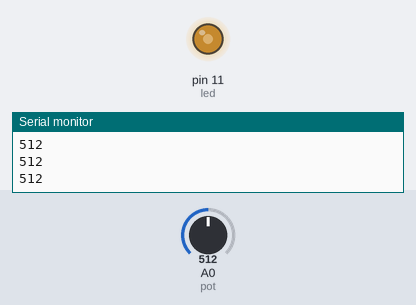
This sketch was run on a simulated Arduino Uno, built with avr-gcc and run on an emulated ATmega328P. On the bench: output pins drawn as LEDs (lit = HIGH), the last lines printed to the serial monitor. Inputs (shaded band) come from the test bench; at power-on: A0 (pot) = 512.

Above: at 1.2 s.
1.3 s: A0 (pot) set to 716
At 1.8 s:
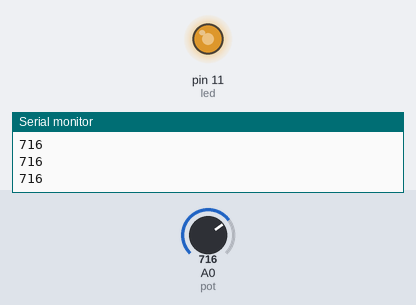
2.8 s: A0 (pot) set to 900
At 4.0 s:
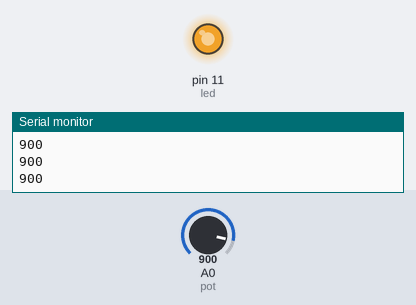
4.3 s: A0 (pot) set to 122
At 5.3 s:
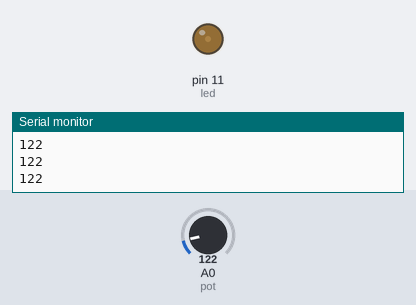
5.8 s: A0 (pot) set to 0
At 6.5 s:
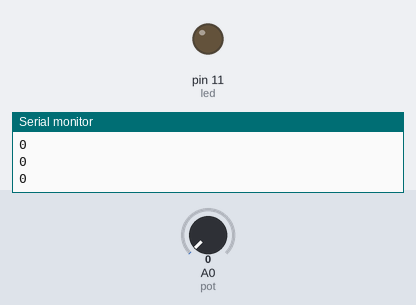
7.3 s: A0 (pot) set to 511
At 7.6 s:
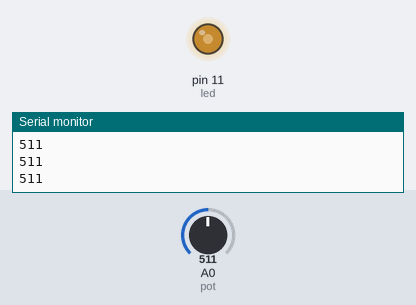
Timing chart, 0 to 9.8 s (numbered marks = the images above; inputs shaded):
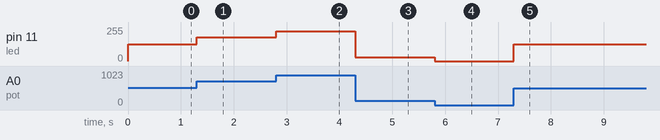

Measured:
- after the input at 1.3 s, pin 11 (led): 127/255 → 178/255 at once
- after the input at 2.8 s, pin 11 (led): 178/255 → 224/255 at once
- after the input at 4.3 s, pin 11 (led): 224/255 → 30/255 at once
- after the input at 5.8 s, pin 11 (led): 30/255 → 0/255 at once
- after the input at 7.3 s, pin 11 (led): 0/255 → 127/255 at once

The sketch:

Recuperer_valeur_potentiom_tre.ino
```cpp
int led = 11;
int pot = A0;
int valeur;
int PWM;

void setup() {
  Serial.begin(9600);
  pinMode(led, OUTPUT);
}

void loop() {
  valeur = analogRead(pot);
  PWM = map(valeur, 0, 1024, 0, 255);

  analogWrite(led,PWM);
  Serial.println(valeur);
}
```
